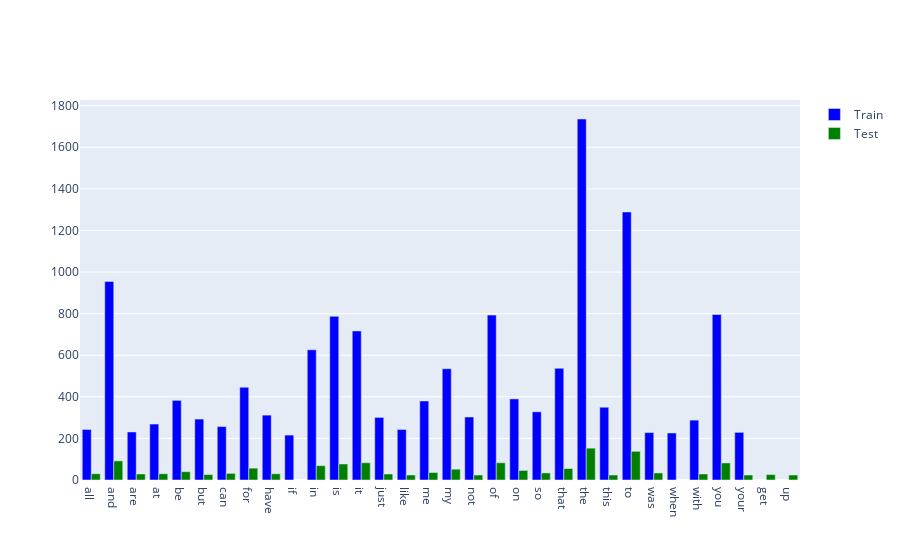

Source (notebook cell):
### Code cell
import plotly.graph_objects as go

# Plot both datasets in the same graph:

trace1 = go.Bar(x = train_names, y = frequencies_train.tolist()[0],  name = 'Train', showlegend=True,marker={'color': 'blue'})
trace2 = go.Bar(x = test_names, y = frequencies_test.tolist()[0], name = 'Test', showlegend=True,marker={'color': 'green'})

data = [trace1, trace2]
layout = go.Layout(barmode = 'group')
fig = go.Figure(data = data, layout = layout)
fig.show()

#Here we can visualize that the Train and Test datas have 28 max features in common, but each one has 2 unique feature
#names.

### Figure 1 — Plotly figure (JSON) as saved in the notebook; plotly's stock layout.template omitted (floating-point values rounded to 4 significant figures)
{"data": [{"marker": {"color": "blue"}, "name": "Train", "showlegend": true, "type": "bar", "x": ["all", "and", "are", "at", "be", "but", "can", "for", "have", "if", "in", "is", "it", "just", "like", "me", "my", "not", "of", "on", "so", "that", "the", "this", "to", "was", "when", "with", "you", "your"], "y": [243, 955, 231, 269, 383, 293, 257, 446, 312, 216, 626, 787, 717, 301, 243, 380, 535, 303, 793, 390, 328, 537, 1736, 350, 1289, 228, 226, 288, 796, 229]}, {"marker": {"color": "green"}, "name": "Test", "showlegend": true, "type": "bar", "x": ["all", "and", "are", "at", "be", "but", "can", "for", "get", "have", "in", "is", "it", "just", "like", "me", "my", "not", "of", "on", "so", "that", "the", "this", "to", "up", "was", "with", "you", "your"], "y": [30, 92, 29, 30, 40, 26, 32, 57, 26, 30, 69, 77, 83, 29, 24, 36, 52, 24, 83, 46, 34, 55, 153, 24, 138, 24, 34, 29, 82, 24]}], "layout": {"barmode": "group"}}
